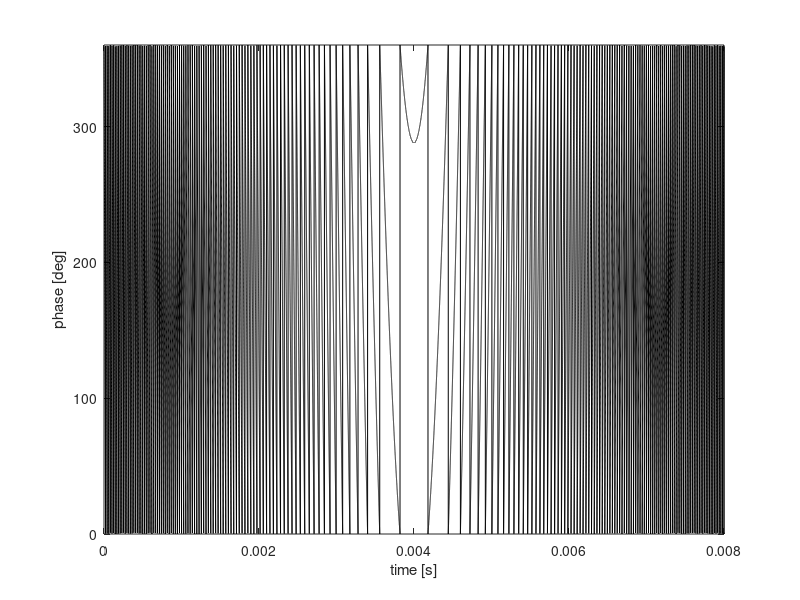
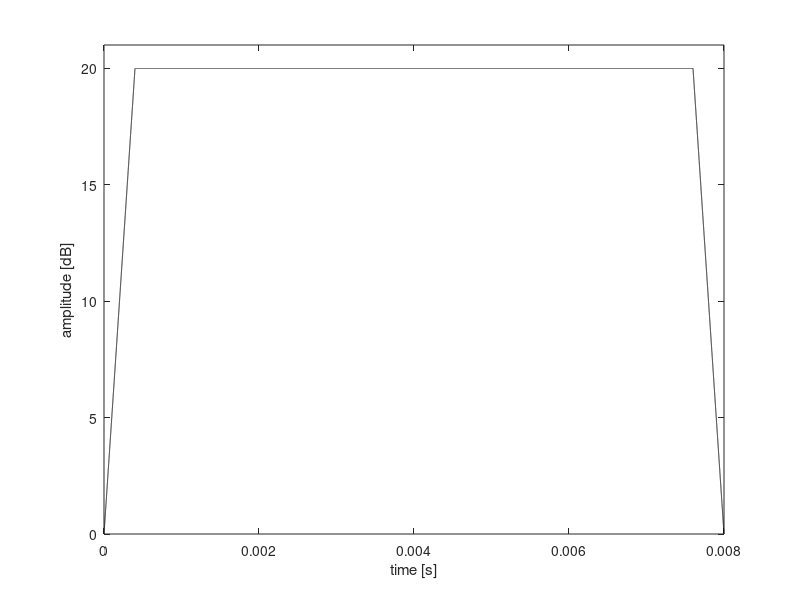

The MATLAB script that drew these images, in order:
% CHIRP phase table generator for Tecmag
% Adapted from Tecmag's CHIRP script

clear
clc
close all

%%%%%%% User-defined parameters %%%%%%%
% tic
dt = 60e-9 ; %time per point in waveform (s) [Scout limit is 20ns]
% N = 500000; %points to define the waveform
tau = 0.008; %pulse length (s)
sliceheight = 0.350; %mm
G = 6.59; %T m-1, B0 field gradient
offset = 0; %mm, frequency offset (if applicable)
amplitude = 20; %pwr, for Tecmag
% NOTE: positive offset moves to the left in the FT spectrum (negative
% position)
WURSTshape = 0;
LINEARshape = 1;
linearPct = 0.05; % percent of the front end and back end of the pulse that will be linearly ramped


%%%%%%% END User-defined parameters %%%%%%%


N = round(tau/dt); %number of points per pulse waveform
% dt = (tau/N); %time per point in waveform (s) [Scout limit is 20 ns]
gamma = 42.576; %MHz T-1
SW = sliceheight*G*gamma*1000; %Hz
offsetHz = offset*1000*G*gamma; %Hz
R = SW / tau;

phase = zeros(N,1);
ind = 1:N;
f = (ind-N/2)*(SW/N);
inc = 2*pi*f*dt;
cinc = cumsum(inc);
o_inc = 2*pi*offsetHz*dt;
phase = phase + cinc' - o_inc;
phase = mod((phase*360/2/pi),360);
% toc
dlmwrite('CHIRP_Phase.dat',phase);
% toc

figure(1)
t = linspace(0,tau,N);
plot(t,phase,'-k')
xlabel('time [s]')
ylabel('phase [deg]')
ylim([0 360])


tamp = linspace(0,tau,N);

% WURST shaping
if WURSTshape == 1
    w_amp = amplitude*(1-(cos(pi*tamp/tau)).^40);
    dlmwrite('CHIRP_wAmp.dat',w_amp');
    figure(2)
    plot(tamp,w_amp,'-k')
    xlabel('time [s]')
    ylabel('amplitude [dB]')
    ylim([0 amplitude+1])

% Linear shaping
elseif LINEARshape == 1
    lshapeLeft = linspace(0,1,round(length(tamp)*linearPct));
    lshapeRight = linspace(1,0,round(length(tamp)*linearPct));
    lshape = [lshapeLeft,ones(1,length(tamp)-2*length(lshapeLeft)),lshapeRight];
    l_amp = amplitude*lshape;
    dlmwrite('CHIRP_lAmp.dat',l_amp');
    figure(2)
    plot(tamp,l_amp,'-k')
    xlabel('time [s]')
    ylabel('amplitude [dB]')
    ylim([0 amplitude+1])

end
